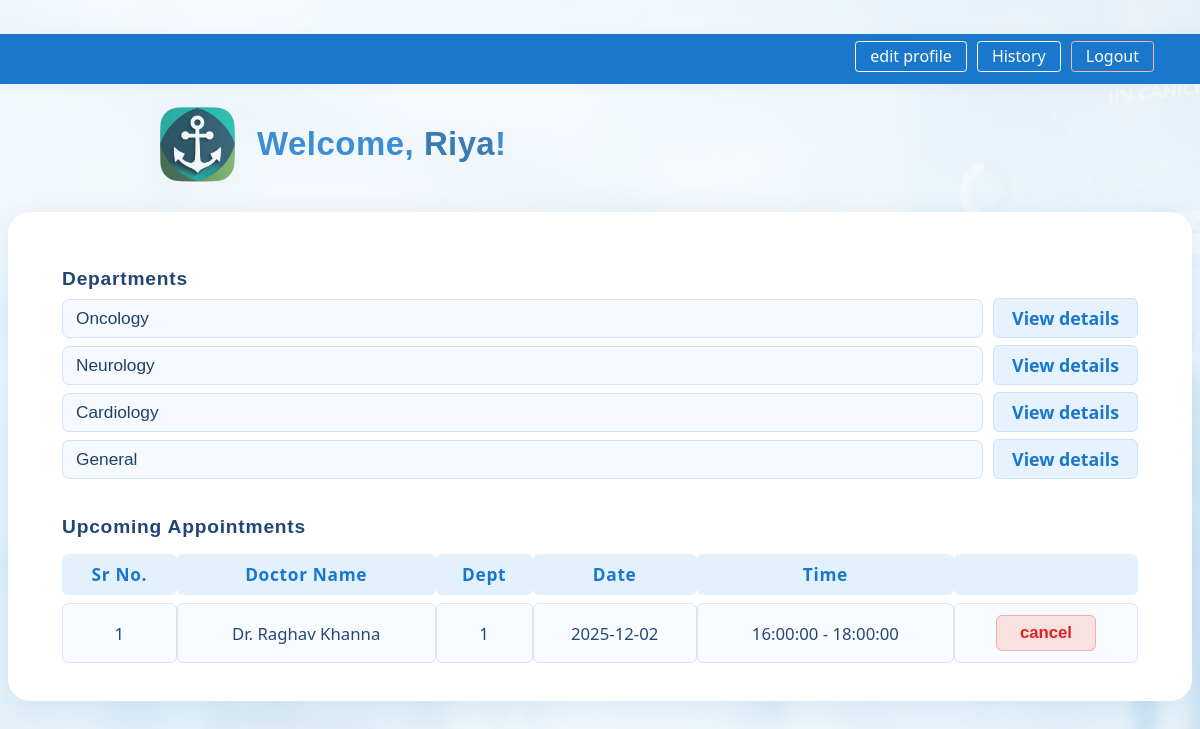
The app's page /patient/1 (signed in) with its own data.
### application/models.py (models this page shows, shortened)
class Patient(db.Model):
    id = db.Column(db.Integer, primary_key=True)
    username = db.Column(db.String(), unique=True, nullable=False)
    password = db.Column(db.String(), nullable=False)
    type = db.Column(db.String(), nullable=False, default="patient")
    appointments = db.relationship('Appointment', backref='patient', lazy=True)
    contact = db.Column(db.String(),  unique=True)
    full_name = db.Column(db.String())
    is_active = db.Column(db.Boolean, nullable=False, default=True)

class Department(db.Model):
    id = db.Column(db.Integer, primary_key=True)
    name = db.Column(db.String(), unique=True, nullable=False)
    description = db.Column(db.String())
    doctors = db.relationship('Doctor', backref='department', lazy=True)

class Appointment(db.Model):
    id = db.Column(db.Integer, primary_key=True)
    patient_id = db.Column(db.Integer, db.ForeignKey('patient.id'), nullable=False)
    doctor_id = db.Column(db.Integer, db.ForeignKey('doctor.id'), nullable=False)
    appointment_date = db.Column(db.Date, nullable=False)
    appointment_time_start = db.Column(db.Time, nullable=False)
    appointment_time_end = db.Column(db.Time, nullable=False)
    status = db.Column(db.String(), nullable=False, default="Scheduled")
    treatment = db.relationship('Treatment', backref='appointment', uselist=False)

class Doctor(db.Model):
    id = db.Column(db.Integer, primary_key=True)
    username = db.Column(db.String(), unique=True, nullable=False)
    password = db.Column(db.String(), nullable=False)
    specialization = db.Column(db.Integer, db.ForeignKey('department.id'), nullable=False)
    experience=db.Column(db.Integer, nullable=False)
    type = db.Column(db.String(), nullable=False, default="doctor")
    full_name = db.Column(db.String(), nullable=False)
    bio = db.Column(db.String())
    doctor_qualifications = db.Column(db.String())
    doctor_role = db.Column(db.String())
    appointments = db.relationship('Appointment', backref='doctor',lazy=True)
    availability = db.relationship("Availability", backref="doctor", lazy=True)
    photo_filename = db.Column(db.String())
    is_active = db.Column(db.Boolean, nullable=False, default=True)

### application/controllers.py (the view)
@app.route("/patient/<int:patient_id>")
def patient(patient_id):
    if session.get('user_type') != 'patient' or session.get('user_id') != patient_id:
        return redirect(url_for('login'))
    this_user=Patient.query.get(patient_id)
    if not this_user:
        return render_template("user_not_found.html")
    my_appointments = (Appointment.query
                    .filter_by(patient_id=patient_id, status="Scheduled")
                    .filter(Appointment.appointment_date >= date.today())
                    .order_by(Appointment.appointment_date)
                    .all())
    all_departments = Department.query.all()
    print("Departments count:", len(all_departments))
    return render_template("patient_dashboard.html", this_user=this_user, all_appointments=my_appointments, all_departments=all_departments)

### templates/patient_dashboard.html (shortened to what this page needs)
<!DOCTYPE html>
<html lang="en">
<head>
  <link rel="stylesheet" href="{{ url_for('static', filename='styles.css') }}">
</head>
<body class="patient-dashboard-page">
  <div class="navbar navbar-full">
  <div class="navbar-content">
    <div class="navbar-right">
      <a class="nav-btn" href="{{ url_for('edit_profile') }}">edit profile</a>
      <a class="nav-btn" href="{{ url_for('patient_history_from_dashboard')}}">History</a>
      <a href="{{ url_for('logout') }}" class="nav-btn logout">Logout</a>
    </div>
  </div>
</div>
  <div class="welcome-bar">
    <img src="{{ url_for('static', filename='img/logo.png') }}" class="dashboard-logo" alt="Patient Logo">
    <span class="welcome-text">Welcome, <span class="username">{{this_user.username}}</span>!</span>
  </div>
  <section class="patient-dashboard-card">
     <div class="dashboard-grid">
    <div class="departments-section">
      <h3>Departments</h3>
      <div class="departments-list">
        {%for department in all_departments%}
        <div class="dept-row">
          <input class="dept-input" type="text" value="{{department.name}}" readonly>
          <a class="view-details-btn" href="{{ url_for('department_detail', dept_id=department.id)}}">View details</a>
        </div>
        {%endfor%}
      </div>
    </div>
    <div class="appointments-section">
      <h3>Upcoming Appointments</h3>
      {%for appointment in all_appointments%}
      <table class="appointments-table">
        <thead>
          <tr>
            <th>Sr No.</th>
            <th>Doctor Name</th>
            <th>Dept</th>
            <th>Date</th>
            <th>Time</th>
            <th></th>
          </tr>
        </thead>
        <tbody>
          <tr>
            <td>{{loop.index}}</td>
            <td>Dr. {{appointment.doctor.full_name}}</td>
            <td>{{appointment.doctor.specialization}}</td>
            <td>{{appointment.appointment_date}}</td>
            <td>{{appointment.appointment_time_start}} - {{appointment.appointment_time_end}}</td>
            <td>
            <form method="POST"
                  action="{{ url_for('patient_cancel_appointment', appointment_id=appointment.id) }}">
              <button type="submit" class="cancel-btn">cancel</button>
            </form>
          </td>
          </tr>
        </tbody>
      </table>
      {%endfor%}
    </div>
    </div>
  </section>
</body>
</html>

### records on screen
Patient: username "Riya"
Department: name "Oncology"
Department: name "Neurology"
Department: name "Cardiology"
Department: name "General"
Appointment: doctor.full_name "Raghav Khanna", doctor.specialization "1", appointment_date "2025-12-02", appointment_time_start "16:00:00", appointment_time_end "18:00:00"
